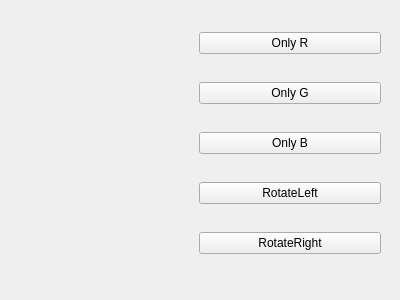
<?xml version="1.0" encoding="UTF-8"?>
<ui version="4.0">
 <class>Form</class>
 <widget class="QWidget" name="Form">
  <property name="geometry">
   <rect>
    <x>0</x>
    <y>0</y>
    <width>400</width>
    <height>300</height>
   </rect>
  </property>
  <property name="windowTitle">
   <string>Form</string>
  </property>
  <widget class="QWidget" name="">
   <property name="geometry">
    <rect>
     <x>10</x>
     <y>10</y>
     <width>371</width>
     <height>271</height>
    </rect>
   </property>
   <layout class="QHBoxLayout" name="horizontalLayout">
    <item>
     <widget class="QLabel" name="imageLabel">
      <property name="text">
       <string/>
      </property>
     </widget>
    </item>
    <item>
     <layout class="QVBoxLayout" name="verticalLayout">
      <item>
       <widget class="QPushButton" name="btnChannelR">
        <property name="text">
         <string>Only R</string>
        </property>
       </widget>
      </item>
      <item>
       <widget class="QPushButton" name="btnChannelG">
        <property name="text">
         <string>Only G</string>
        </property>
       </widget>
      </item>
      <item>
       <widget class="QPushButton" name="btnChannelB">
        <property name="text">
         <string>Only B</string>
        </property>
       </widget>
      </item>
      <item>
       <widget class="QPushButton" name="btnRotateLeft">
        <property name="text">
         <string>RotateLeft</string>
        </property>
       </widget>
      </item>
      <item>
       <widget class="QPushButton" name="btnRotateRight">
        <property name="text">
         <string>RotateRight</string>
        </property>
       </widget>
      </item>
     </layout>
    </item>
   </layout>
  </widget>
 </widget>
 <resources/>
 <connections/>
</ui>
